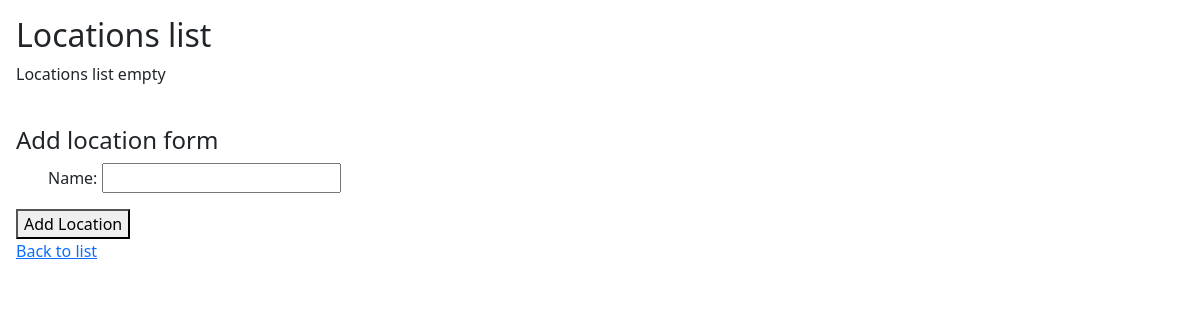
The page /location_list/ on the database as committed earlier.
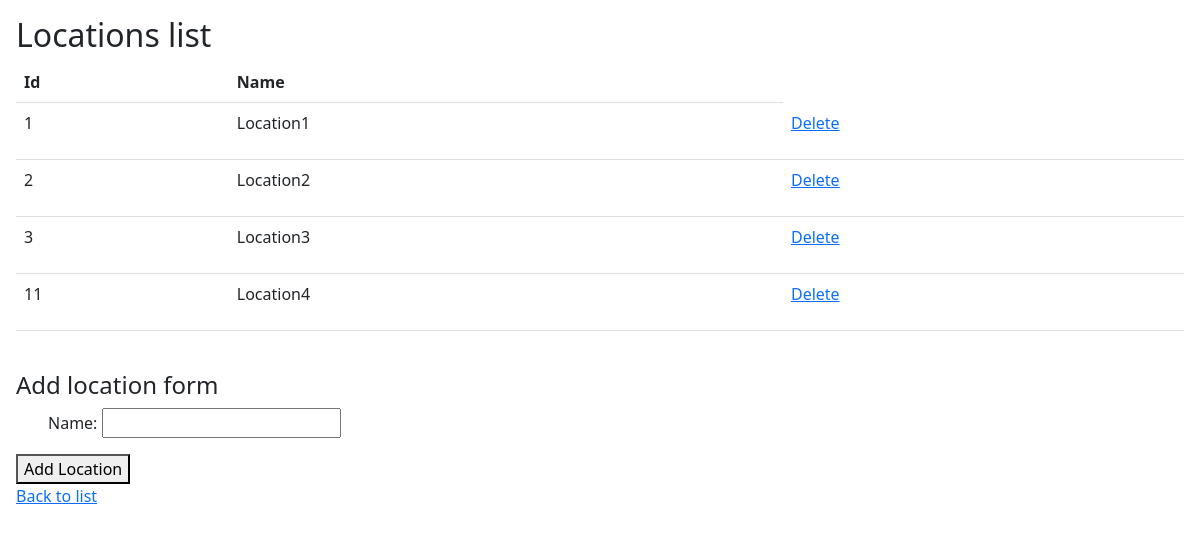
The same page on the database as committed later.
### inventory/models.py (models this page shows, shortened)
class Location(models.Model):
    name = models.CharField(max_length=128)

### inventory/views.py (the view)
# urls.py: path('location_list/', views.location_list, name='location_list'),
def location_list(request):
    locations_list = Location.objects.all()
    add_location_form = LocationForm
    context = {'locations_list': locations_list, 'form': add_location_form}
    if request.method == 'POST':
        form = LocationForm(request.POST)
        if form.is_valid():
            form.save()
            return redirect('/location_list/')
    return render(request, 'inventory/list_locations.html', context)

### inventory/templates/inventory/list_locations.html (shortened to what this page needs)
{% extends 'inventory/base/base.html' %}
{% block body %}
<div>
    <h2> Locations list</h2>
    {% if locations_list %}
        <table class="table">
            <tr>
                <th>Id</th>
                <th>Name</th>
            </tr>
            {% for location in locations_list %}
            <tr>
                <td><p>{{ location.id }} </p> </td>
                <td><p>{{ location.name }} </p> </td>
                <td><a href="{% url 'inventory:delete_location' location.id %}">Delete </a> </td>
            </tr>
            {% endfor %}
        </table>
    {% else %}
        <p> Locations list empty</p>
    {% endif %}
    <br/>
    <h4>Add location form</h4>
    <form method="POST">
        <ul>
            {{ form.as_p }}
        </ul>
        <div id="form-actions">
            <button type="submit">Add Location</button>
        </div>
    </form>
    <a href="{% url 'inventory:list' %}">Back to list</a>
</div>
{% endblock %}

Rows that differ between the two databases and show on the page:
added Location: id "1", name "Location1"
added Location: id "2", name "Location2"
added Location: id "3", name "Location3"
added Location: id "11", name "Location4"
Other text that changed with them:
text no longer shown: "Locations list empty"
text now shown: "Id Name"
